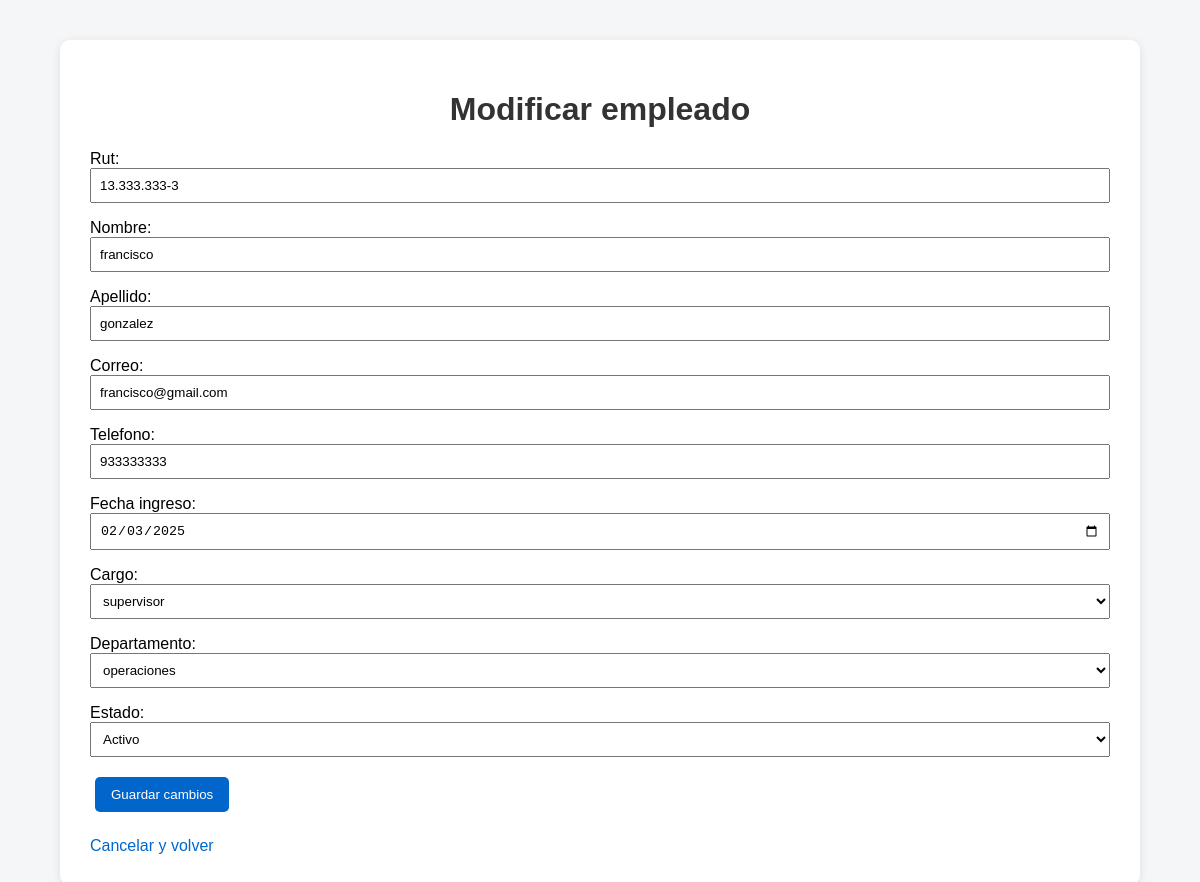
Page /personal/empleados/3/editar/ (signed in) on the committed database.
### personal/models.py (models this page shows, shortened)
class Empleado(models.Model):
    ESTADOS = [
        ('Activo', 'Activo'),
        ('Inactivo', 'Inactivo'),
    ]
    rut = models.CharField(
        max_length=12,
        unique=True
    )
    nombre = models.CharField(
        max_length=100
    )
    apellido = models.CharField(
        max_length=100
    )
    correo = models.EmailField()
    telefono = models.CharField(
        max_length=20
    )
    fecha_ingreso = models.DateField()
    cargo = models.ForeignKey(
        Cargo,
        on_delete=models.PROTECT
    )
    departamento = models.ForeignKey(
        Departamento,
        on_delete=models.PROTECT
    )
    estado = models.CharField(
        max_length=10,
        choices=ESTADOS,
        default='Activo'
    )

class Cargo(models.Model):
    nombre = models.CharField(max_length=100)
    descripcion = models.TextField(blank=True)
    def __str__(self):
        return self.nombre

class Departamento(models.Model):
    nombre = models.CharField(max_length=100)
    descripcion = models.TextField(blank=True)
    def __str__(self):
        return self.nombre

### personal/views.py (the view)
@login_required
def editar_empleado(request, empleado_id):
    empleado = get_object_or_404(
        Empleado,
        id=empleado_id
    )
    if request.method == 'POST':
        form = EmpleadoForm(
            request.POST,
            instance=empleado
        )
        if form.is_valid():
            form.save()
            return redirect('lista_empleados')
    else:
        form = EmpleadoForm(
            instance=empleado
        )
    return render(
        request,
        'personal/editar_empleado.html',
        {
            'form': form,
            'empleado': empleado
        }
    )

### personal/forms.py
class EmpleadoForm(forms.ModelForm):
    class Meta:
        model = Empleado
        fields = [
            'rut',
            'nombre',
            'apellido',
            'correo',
            'telefono',
            'fecha_ingreso',
            'cargo',
            'departamento',
            'estado',
        ]
        widgets = {
            'fecha_ingreso': forms.DateInput(
                attrs={
                    'type': 'date'
                }
            ),
        }

### personal/templates/personal/editar_empleado.html (shortened to what this page needs)
{% load static %}
<!DOCTYPE html>
<html lang="es">
<head>
    <link rel="stylesheet"
          href="{% static 'personal/estilos.css' %}">
</head>
<body>
<div class="contenedor">
    <h1>Modificar empleado</h1>
    <form method="POST">
        {{ form.as_p }}
        <button class="boton"
                type="submit">
            Guardar cambios
        </button>
    </form>
    <div class="acciones">
        <a href="{% url 'lista_empleados' %}">
            Cancelar y volver
        </a>
    </div>
</div>
</body>
</html>

### personal/static/personal/estilos.css (style rules this page uses)
body { font-family: Arial, sans-serif; background-color: #f4f6f8; margin: 0; padding: 0; }
.contenedor { width: 85%; max-width: 1100px; margin: 40px auto; background-color: white; padding: 30px; border-radius: 10px; box-shadow: 0 2px 10px rgba(0, 0, 0, 0.1); }
h1 { text-align: center; color: #333; }
a { color: #0066cc; text-decoration: none; }
.boton { display: inline-block; padding: 10px 16px; margin: 5px; background-color: #0066cc; color: white; text-decoration: none; border-radius: 5px; border: none; cursor: pointer; }
form p { margin-bottom: 15px; }
input, select, textarea { width: 100%; padding: 8px; box-sizing: border-box; }
.acciones { margin-top: 20px; }

### rows in the picture
Empleado: rut "13.333.333-3", nombre "francisco", apellido "gonzalez", correo "francisco@gmail.com", telefono "933333333", fecha_ingreso "02/03/2025", cargo "supervisor", departamento "operaciones", estado "Activo"
